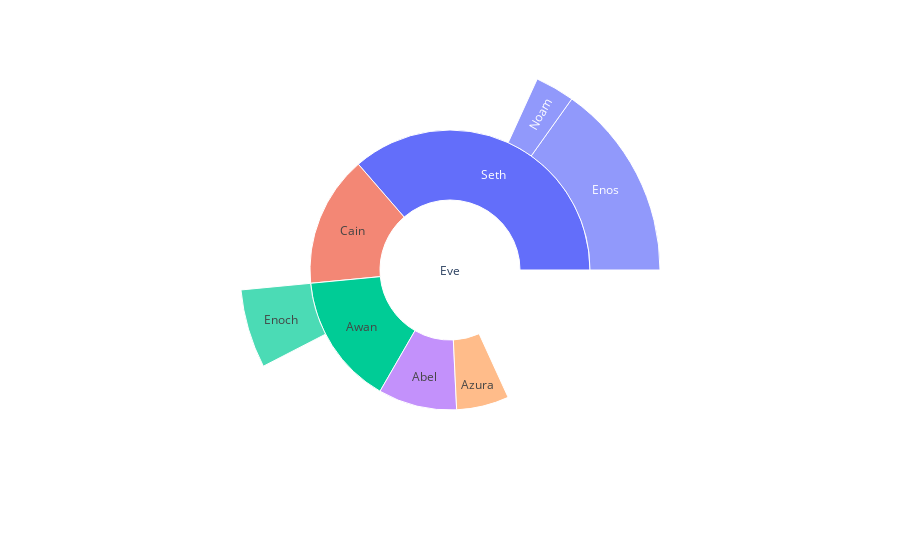

The notebook cell saved with this chart:
### Code cell
fam = dict(
    character=["Eve", "Cain", "Seth", "Enos", "Noam", "Abel", "Awan", "Enoch", "Azura"],
    parent=["", "Eve", "Eve", "Seth", "Seth", "Eve", "Eve", "Awan", "Eve" ],
    value=[12, 10, 12, 10, 2, 6, 6, 4, 4])

fig =px.sunburst(
    fam,
    names='character',
    parents='parent',
    values='value',
)
fig.show()

### Figure 1 — Plotly figure (JSON) as saved in the notebook; plotly's stock layout.template omitted (floating-point values rounded to 4 significant figures)
{"data": [{"domain": {"x": [0, 1], "y": [0, 1]}, "hovertemplate": "character=%{label}<br>value=%{value}<br>parent=%{parent}<extra></extra>", "labels": ["Eve", "Cain", "Seth", "Enos", "Noam", "Abel", "Awan", "Enoch", "Azura"], "name": "", "parents": ["", "Eve", "Eve", "Seth", "Seth", "Eve", "Eve", "Awan", "Eve"], "type": "sunburst", "values": [12, 10, 12, 10, 2, 6, 6, 4, 4]}], "layout": {"autosize": true, "legend": {"tracegroupgap": 0}, "margin": {"t": 60}}}
